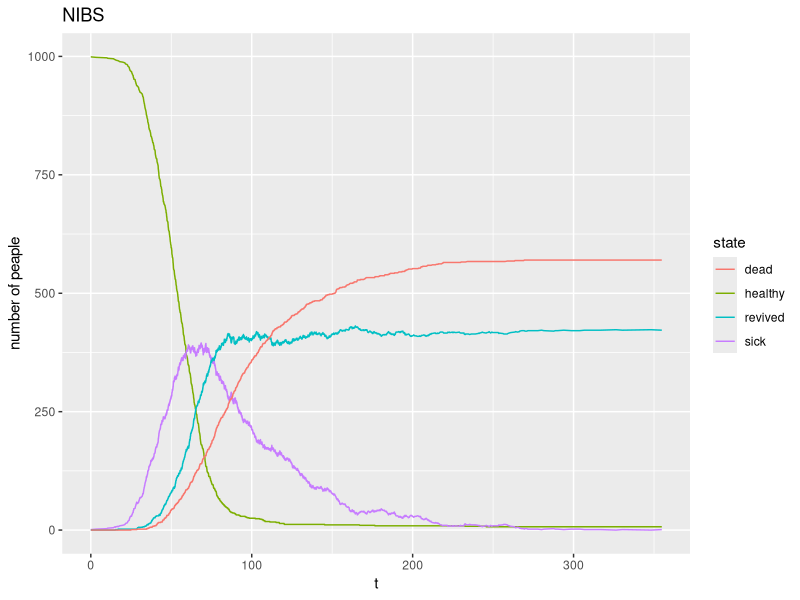
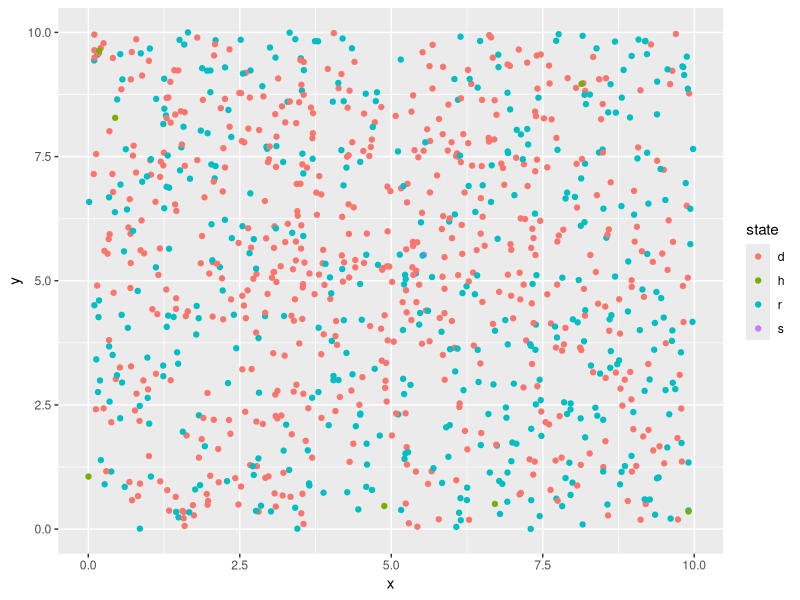

Write R code to recreate these figures, in order.
## ---- chunk 1
library(ggplot2)

setInitialValues = function (T=365,mu=0.01,P_r=0.3) {
  assign("T", T , envir = .GlobalEnv)
  assign("mu", mu , envir = .GlobalEnv)
  assign("P_r", P_r , envir = .GlobalEnv)
  assign("t", 0 , envir = .GlobalEnv)
  assign("state", c ("s" , rep("h",N-1)) , envir = .GlobalEnv)
  assign("timer", c(tr(),rep(0,N-1)) , envir = .GlobalEnv)
  assign("t_s", 0 , envir = .GlobalEnv)
  assign("data",
         matrix(c(0,sum(state=="h"),sum(state=="s"),
                  sum(state=="r" | state=="u"),sum(state=="d")),nrow = 1,ncol =5),envir = .GlobalEnv)
}
plotNIBS = function(dataframe){
  ggplot(dataframe,aes(x=t))+
    geom_line(aes(y=n_h,colour="healthy"))+
    geom_line(aes(y=n_s,colour='sick'))+
    geom_line(aes(y=n_r,colour="revived"))+
    geom_line(aes(y=n_d,colour="dead"))+
    labs(y = "number of peaple" , title = "NIBS" , colour = "state")
}
f = function(d){
  c = 1
  return(as.numeric(d<c))
}
d = function(x,y,i,j){
  return(sqrt( ( x[i] - x[j] )^2 + ( y[i] - y[j] )^2 ) )
}
tr = function(){
  a_r = 10
  b_r = 20
  return(runif(n = 1,min = a_r,max = b_r))
}
tu = function(){
  return(10)
}
tg = function(){
  a_r = 0.1
  b_r = 0.5
  return(runif(n = 1,min = a_r,max = b_r))
}
N = 10^3
l = 10
x_t = runif(N,min = 0,max = l)
y_t = runif(N,min = 0,max = l)
f_mat = matrix(rep(0,N^2), nrow = N, ncol = N)
for(i in 1:(N-1)){
  for(j in (i+1):N){
    f_mat[i,j] = f( d(x_t,y_t,i,j) )
    f_mat[j,i] = f_mat[i,j]
  }
}
work_start = function(){
  a_b = 1/3
  b_b = 1/2 
  return(runif(1,min = a_b,max = b_b))
}
work_duration = function(){
  a_e = 1/3
  b_e = 1/2 
  return(runif(1,min = a_e, max = b_e))
}
n_w = 10
work_length_size = function(){
  a_l = 2
  b_l = 3 
  a_n = 10
  b_n = 100
  u = runif(1)
  return(c(a_l+u*(b_l-a_l),floor(a_n+u^2*(b_n-a_n))))
}
work_matrix = matrix( rep( 0 , 5*n_w ) , nrow = n_w )
for (i in 1:n_w){
  work_matrix[i,] = c(i , work_start() , work_duration() , work_length_size() )
}
work_matrix [,3] = work_matrix[,2]+work_matrix[,3] 
work_place_list = list()
for(i in 1:n_w){
  m = work_matrix[i,5]
  l = work_matrix[i,4]
  new_matrix = matrix(rep(0,m^2) , nrow = m)
  x = runif(m,min = 0,max = l)
  y = runif(m,min = 0,max = l)
  for(j in 1:(m-1)){
    for(k in (j+1):m){
      new_matrix[i,j] = f( d(x,y,i,j) )
      new_matrix[j,i] = new_matrix[i,j]
    }
  }
  work_place_list[[i]] = new_matrix
}
work_place = rep(0,N-sum(work_matrix[,5]))
for(i in 1:n_w){
  work_place[length(work_place)+1:work_matrix[i,5]] = rep(i,work_matrix[i,5])
}
work_place = sample(work_place,size = N,replace = FALSE)
## ---- chunk 2
setInitialValues(mu = 0.01)
place = rep(0,N)
place_timer = c(work_matrix[,2:3])
rate = function(section){
  if(section=="a"){
    s0 = (f_mat%*%( ( state=="s" | state=="u" ) & place==0 ) )*( ( state=="h" | state=="r" ) & place==0 )
    for (i in 1:n_w){
      f_cs = work_place_list[[i]]
      if(length(state[place==i])>0){
        s0 = s0 + (f_cs%*%(state[place==i]=="s" | state[place==i]=="u" ))*( state[place==i]=="h" | state[place==i]=="r" )
      }
    }
    return(s0)
  }
  if(section=="b"){
    s0 = (f_mat%*%( ( state=="s" ) & place==0 ) )*( ( state=="h" | state=="r" ) & place==0 )
    for (i in 1:n_w){
      f_cs = work_place_list[[i]]
      if(sum(place==i)>0){
        s1 = rep(0,N)
        s1[place==i] = (f_cs%*%(state[place==i]=="s" ))*( state[place==i]=="h" | state[place==i]=="r" )
        s0 = s0 + s1
      }
    }
    return(s0)
  }
}
t_s = rexp(1,mu*sum(rate("b")))
while(t<T){
  collect_data = TRUE
  rate_now = sum(rate("b"))
  collect_data = TRUE
  #print(paste("rate_now",rate_now))
  if( t_s < min ( Inf , timer[ state=="s" ] ) &
      t_s < min ( Inf , timer[ state=="u" ] ) & 
      t_s < min (place_timer) ){
    t = t_s
    i = sum( runif(1)* rate_now > cumsum( rate("b") ) ) + 1
    state[i] = "s"
    timer[i] = t+tr()
    if( rate_now > 0 ){
      t_s = t + rexp(1,mu* rate_now )
    }else{
      #print("no one is going to be sick")
      t_s = Inf
    }
    #print(paste("new sick: ", i ))
  }else if( min ( Inf , timer[ state=="s" ] ) < t_s &
            min ( Inf , timer[ state=="s" ] ) < min ( Inf , timer[ state=="u" ] ) &
            min ( Inf , timer[ state=="s" ] ) < min (place_timer) ){
    t = min ( Inf , timer[ state=="s" ] )
    i = which(timer==t)
    timer[i] = 0
    if(runif(1)<P_r){
      #print("new dead")
      state[i] = "d"
    }else{
      #print("new revived")
      if( rate_now > 0 ){
        t_s = t + rexp(1,mu * rate_now )
      }
      state[i] = "u"
      timer[i] = t + tu()
    }
  }else if( min ( Inf , timer[ state=="u" ] ) < t_s &
            min ( Inf , timer[ state=="u" ] ) < min ( Inf , timer[ state=="s" ] ) &
            min ( Inf , timer[ state=="u" ] ) < min (place_timer) ) {
    t = min ( Inf , timer[ state=="u" ] )
    i = which(timer==t)
    state[i] = "r"
    timer[i] = 0
    #print("remove one u")
  }else if( min (place_timer) < min ( Inf , timer[ state=="s" ] ) &
            min (place_timer) < min ( Inf , timer[ state=="u" ] ) & 
            min (place_timer) < t_s ){
    collect_data = FALSE
    #print(place_timer)
    t = min (place_timer)
    i = which.min(place_timer)
    place_timer[i] = t + 1
    #print(paste0("time:",t))
    if (i<=n_w){
      #print(paste("peaple are going work",i , t ) )
      place[work_place==i] = i
    }else{
      #print(paste("peaple are coming back from work" ,i , t ) )
      place[place==(i-n_w)] = 0
    }
  }else{
    print("all people are dead or cured or no one is going to be sick anymore")
    break
  }
  if(collect_data){
    data = rbind(data,c(t,sum(state=="h"),sum(state=="s"),sum(state=="r" | state=="u"),sum(state=="d")))
  }
}
dataframe = data.frame(data)
colnames(dataframe) = c("t","n_h","n_s","n_r","n_d")
plotNIBS(dataframe)
map = data.frame(x=x_t,y=y_t,state=state)
ggplot(map,aes(x=x,y=y,color = state))+geom_point()
